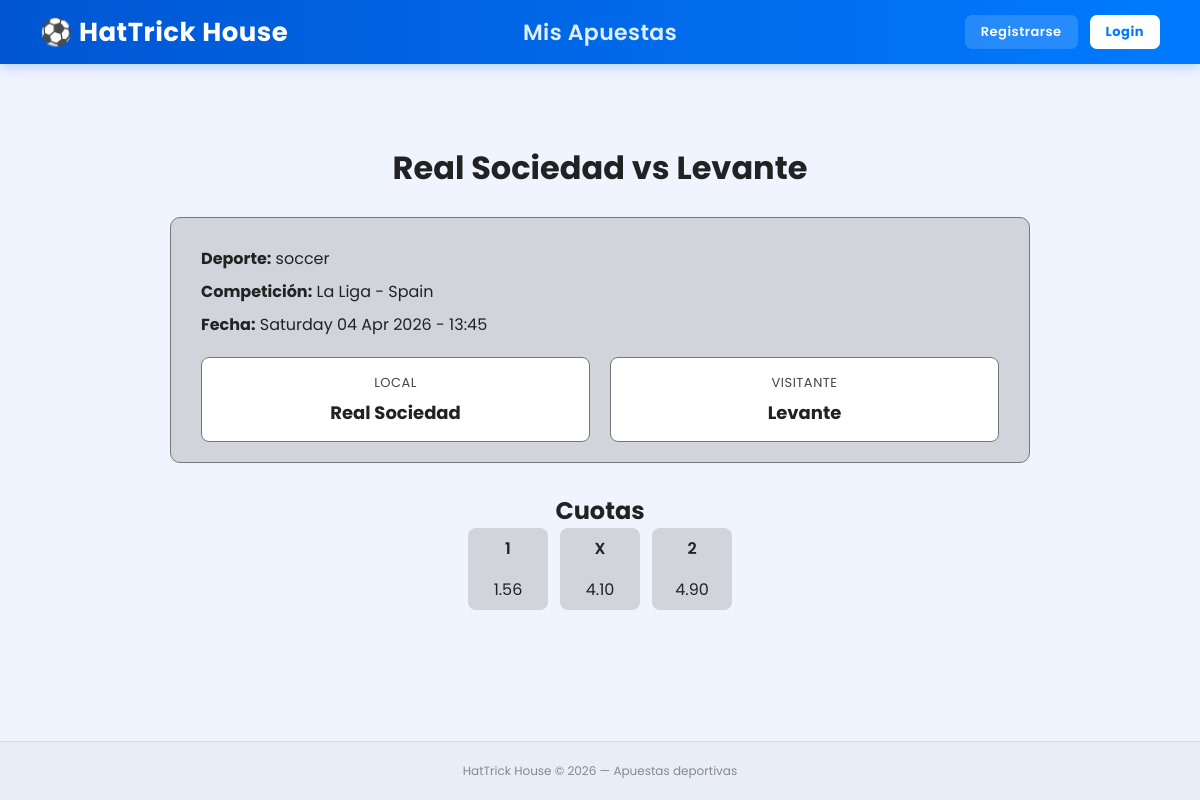
/partido/a11fdb34323eb45bb26279fa3f3624f9/, run on the app's committed database.
### apuestas/models.py (models this page shows, shortened)
class Game(models.Model):
    game_id = models.CharField(primary_key=True, max_length=100, unique=True)
    sport_key = models.CharField(max_length=50, default="soccer")
    league = models.CharField(max_length=100)
    home_team = models.CharField(max_length=50)
    away_team = models.CharField(max_length=50)
    home_price = models.DecimalField(max_digits=5, decimal_places=2, default=0.00)
    away_price = models.DecimalField(max_digits=5, decimal_places=2, default=0.00)
    draw_price = models.DecimalField(max_digits=5, decimal_places=2, default=0.00, null=True, blank=True)
    game_date = models.DateTimeField()

### apuestas/views.py (the view)
# urls.py: path('partido/<str:pk>/', views.GameDetailView.as_view(), name="game_detail"),
class GameDetailView(DetailView):
    model = Game
    template_name = 'apuestas/game_detail.html'
    context_object_name = 'game'

### templates/apuestas/game_detail.html (shortened to what this page needs)
{% extends 'base.html' %}
{% block content %}
<div class="detalle-partido-wrapper" vocab="https://schema.org/" typeof="SportsEvent">
    <h1 class="detalle-titulo" property="name">{{ game.home_team }} vs {{ game.away_team }}</h1>
    <div class="detalle-card">
        <p><strong>Deporte:</strong> <span property="sport">{{ game.sport_key }}</span></p>
        <p><strong>Competición:</strong> {{ game.league }}</p>
        <p><strong>Fecha:</strong>
            <time property="startDate" content="{{ game.game_date|date:'c' }}" datetime="{{ game.game_date|date:'c' }}">{{ game.game_date|date:'l d M Y - H:i' }}</time>
        </p>
        <div class="detalle-equipos">
            <div class="detalle-equipo" property="homeTeam" typeof="SportsTeam">
                <span class="detalle-equipo-rol">Local</span>
                <span class="detalle-equipo-nombre" property="name">{{ game.home_team }}</span>
            </div>
            <div class="detalle-equipo" property="awayTeam" typeof="SportsTeam">
                <span class="detalle-equipo-rol">Visitante</span>
                <span class="detalle-equipo-nombre" property="name">{{ game.away_team }}</span>
            </div>
        </div>
    </div>
    <h2 class="detalle-subtitulo">Cuotas</h2>
    <div class="cuota-partido detalle-cuotas">
        <div class="boton-cuota" property="offers" typeof="Offer">
            <span class="etiqueta">1</span>
            <span class="valor" property="price">{{ game.home_price }}</span>
        </div>
        {% if game.draw_price %}
        <div class="boton-cuota" property="offers" typeof="Offer">
            <span class="etiqueta">X</span>
            <span class="valor" property="price">{{ game.draw_price }}</span>
        </div>
        {% endif %}
        <div class="boton-cuota" property="offers" typeof="Offer">
            <span class="etiqueta">2</span>
            <span class="valor" property="price">{{ game.away_price }}</span>
        </div>
    </div>
</div>
{% endblock %}

### apuestas/static/apuestas/style.css (style rules this page uses)
body { margin: 0; font-family: 'Segoe UI', Roboto, Helvetica, Arial, sans-serif; }
.cuota-partido { display: grid; grid-template-columns: repeat(3, 80px); gap: 12px; margin-left: 20px; }
.boton-cuota { display: flex; flex-direction: column; gap: 16px; justify-content: center; align-items: center; cursor: pointer; padding: 8px; transition: all 0.2s ease; }
.etiqueta { font-weight: 600; }
.detalle-partido-wrapper { max-width: 900px; margin: 40px auto; padding: 0 20px; }
.detalle-titulo { text-align: center; margin-bottom: 25px; }
.detalle-card { background-color: #d1d5db; border: 1px solid #777; border-radius: 10px; padding: 20px 30px; }
.detalle-card p { margin: 8px 0; }
.detalle-equipos { display: flex; gap: 20px; margin-top: 20px; }
.detalle-equipo { flex: 1; display: flex; flex-direction: column; gap: 6px; background-color: white; border: 1px solid #777; border-radius: 8px; padding: 15px; text-align: center; }
.detalle-equipo-rol { font-size: 13px; text-transform: uppercase; letter-spacing: 0.5px; color: #434547; }
.detalle-equipo-nombre { font-size: 18px; font-weight: 700; }
.detalle-subtitulo { text-align: center; margin-top: 30px; }
.detalle-cuotas { justify-content: center; margin: 0 auto 50px auto; }
.detalle-cuotas .boton-cuota { background-color: #d1d5db; border-radius: 8px; cursor: default; }
html { scroll-behavior: smooth; }

### templates/base.html (style rules this page uses)
*, *::before, *::after { box-sizing: border-box; margin: 0; padding: 0; }
body { font-family: 'Poppins', sans-serif; background-color: #f0f4ff; color: #222; min-height: 100vh; display: flex; flex-direction: column; }

### data on the page
Game: home_team "Real Sociedad", away_team "Levante", sport_key "soccer", league "La Liga - Spain", game_date "Saturday 04 Apr 2026 - 13:45", home_price "1.56", draw_price "4.10", away_price "4.90"
